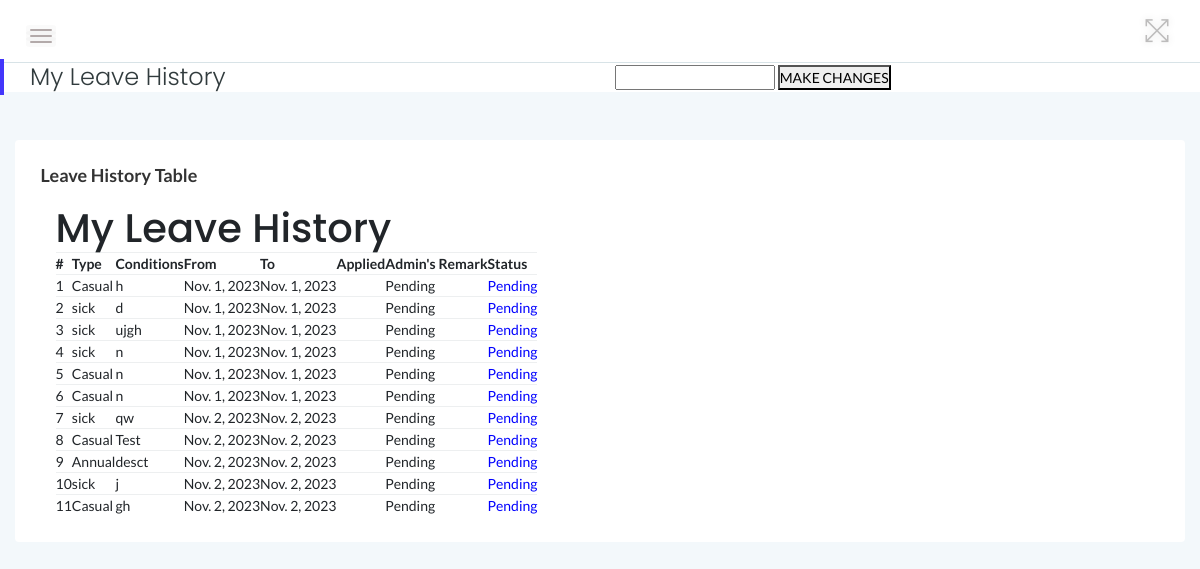
Before: /employee_panel/leave_history/ (signed in) with the older database file.
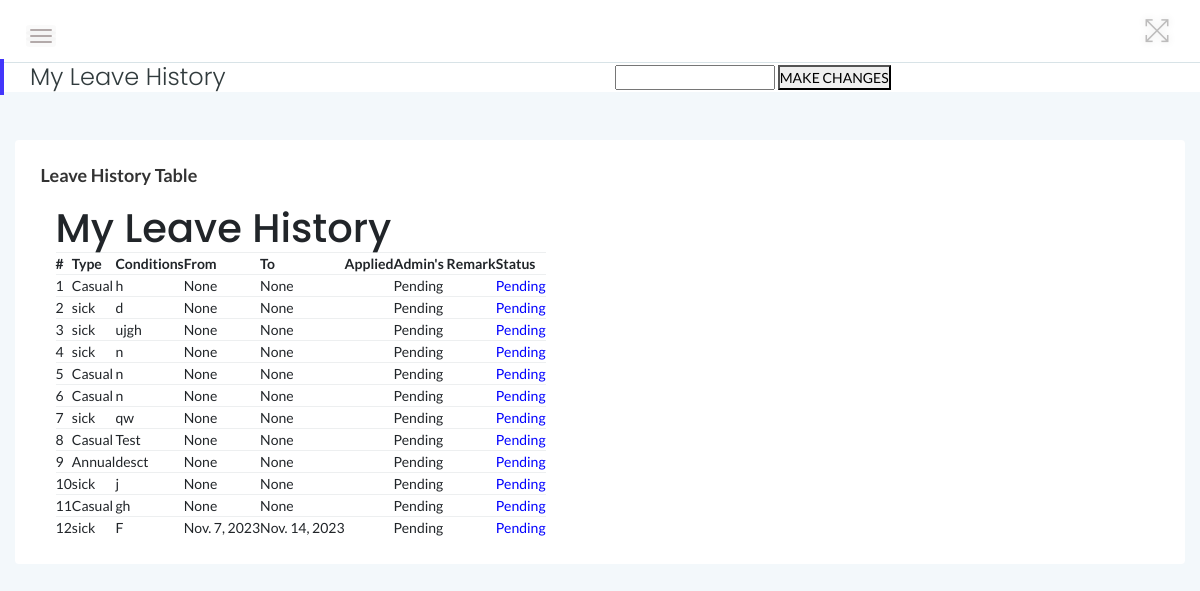
After: the same page with the newer database file.
### myadmin/models.py (models this page shows)
class Leave(models.Model):
    employee = models.ForeignKey(User, on_delete=models.CASCADE)
    leave_type = models.CharField(max_length=100, default='Annual')
    posting_date = models.DateField(auto_now_add=True)
    status = models.CharField(
        max_length=10,
        choices=STATUS_CHOICES,
        default='Pending'
    )
    leavetype = models.CharField(max_length=255, default=None)
    description = models.TextField(default=None)
    fromdate = models.DateField( default=None)
    todate = models.DateField( default=None)
    isread = models.IntegerField(default=0)

### employee_panel/views.py (the view)
# urls.py: path('leave_history/', leave_history, name='leave_history'),
@login_required
def leave_history(request):
    user = request.user
    leave_history = Leave.objects.filter(employee=user.id)
    context = {
        'leave_history': leave_history
    }
    return render(request, 'employee/leave_history.html', context)

### myadmin/templates/employee/leave_history.html (shortened to what this page needs)
{% extends 'employee/main.html' %}
{% block content %}
    <div class="container">
        <h1>My Leave History</h1>
        <table>
            <thead>
                <tr>
                    <th>#</th>
                    <th>Type</th>
                    <th>Conditions</th>
                    <th>From</th>
                    <th>To</th>
                    <th>Applied</th>
                    <th>Admin's Remark</th>
                    <th>Status</th>
                </tr>
            </thead>
            <tbody>
                {% for leave in leave_history %}
                <tr>
                    <td>{{ forloop.counter }}</td>
                    <td>{{ leave.leavetype }}</td>
                    <td>{{ leave.description }}</td>
                    <td>{{ leave.fromdate }}</td>
                    <td>{{ leave.todate }}</td>
                    <td>{{ leave.PostingDate }}</td>
                    <td>
                        {% if leave.AdminRemark %}
                            {{ leave.AdminRemark }} at {{ leave.AdminRemarkDate }}
                        {% else %}
                            Pending
                        {% endif %}
                    </td>
                    <td>
                        {% if leave.status == 1 %}
                            <span style="color: green">Approved</span>
                        {% elif leave.status == 2 %}
                            <span style="color: red">Not Approved</span>
                        {% else %}
                            <span style="color: blue">Pending</span>
                        {% endif %}
                    </td>
                </tr>
                {% endfor %}
            </tbody>
        </table>
    </div>
{% endblock content %}

### myadmin/templates/employee/main.html (shortened to what this page needs)
<!DOCTYPE html>
<html lang="en">
<head>
    {% include 'employee/styles.html' %}
</head>
<body>
{% include 'employee/employee-sidebar.html' %}
{% block content %}
{% endblock content %}
</body>
</html>

### myadmin/templates/employee/styles.html (shortened to what this page needs)
{% load static %}
    <link rel="stylesheet" href="{% static 'css/bootstrap.min.css' %}">
    <link rel="stylesheet" href="{% static 'css/font-awesome.min.css' %}">
    <link rel="stylesheet" href="{% static 'css/themify-icons.css' %}">
    <link rel="stylesheet" href="{% static 'css/metisMenu.css' %}">
    <link rel="stylesheet" href="{% static 'css/owl.carousel.min.css' %}">
    <link rel="stylesheet" href="{% static 'css/slicknav.min.css' %}">
    <link rel="stylesheet" href="https://www.amcharts.com/lib/3/plugins/export/export.css" type="text/css" media="all" />
    <link rel="stylesheet" href="{% static 'css/typography.css' %}">
    <link rel="stylesheet" href="{% static 'css/default-css.css' %}">
    <link rel="stylesheet" href="{% static 'css/styles.css' %}">
    <link rel="stylesheet" href="{% static 'css/responsive.css' %}">

### myadmin/templates/employee/employee-sidebar.html (shortened to what this page needs)
{% load static %}
<div class="page-container">
    <div class="main-content">
        <div class="header-area">
            <div class="row align-items-center">
                <div class="col-md-6 col-sm-8 clearfix">
                    <div class="nav-btn pull-left">
                        <span></span>
                        <span></span>
                        <span></span>
                    </div>
                </div>
                <div class="col-md-6 col-sm-4 clearfix">
                    <ul class="notification-area pull-right">
                        <li id="full-view"><i class="ti-fullscreen"></i></li>
                    </ul>
                </div>
            </div>
        </div>
        <div class="page-title-area">
            <div class="row align-items-center">
                <div class="col-sm-6">
                    <div class="breadcrumbs-area clearfix">
                        <h4 class="page-title pull-left">My Leave History</h4>
                    </div>
                </div>
                <div class="col-sm-6 clearfix">
                    {% include 'employee/update_profile.html' %}
                </div>
            </div>
        </div>
        <div class="main-content-inner">
            <div class="row">
                <div class="col-12 mt-5">
                    <div class="card">
                        <div class="card-body">
                            <h4 class="header-title">Leave History Table</h4>
                            <div class="data-tables">

### myadmin/templates/employee/update_profile.html (shortened to what this page needs)
<!doctype html>
<html class="no-js" lang="en">
<head>
</head>
<body>
    <form method="post">
        <input type="text" name="firstName" value="{{ employee.FirstName }}">
        <button type="submit" name="update">MAKE CHANGES</button>
    </form>
</body>
</html>

### myadmin/templates/employee/footer.html (shortened to what this page needs)
{% load static %}

### static/css/styles.css (style rules this page uses)
.page-container { width: 100%; height: 100%; min-height: 100vh; padding-left: 280px; -webkit-transition: padding-left 0.3s ease 0s; transition: padding-left 0.3s ease 0s; }
.sbar_collapsed.page-container { padding-left: 0; }
.card { border: none; border-radius: 4px; background-color: #fff; -webkit-transition: all 0.3s ease 0s; transition: all 0.3s ease 0s; }
.card-body { padding: 25.6px; padding: 1.6rem; }
.main-content { width: 100%; background: #f3f8fb; }
.main-content-inner { padding: 0 30px 50px; }
.header-area { padding: 15px 30px; background: #fff; border-bottom: 1px solid #d8e3e7; }
.nav-btn { margin: 10px 30px 0 0; cursor: pointer; }
.nav-btn span { display: block; width: 22px; height: 2px; background: #b3aaaa; margin: 4px 0; border-radius: 15px; -webkit-transition: all 0.3s ease 0s; transition: all 0.3s ease 0s; box-shadow: 0 0 0 4px rgba(99, 96, 96, 0.03); }
.nav-btn span:nth-child(2) { opacity: 0; }
.nav-btn span:first-child { -webkit-transform: rotate(45deg) translate(5px, 5px); transform: rotate(45deg) translate(5px, 5px); }
.nav-btn span:last-child { -webkit-transform: rotate(-45deg) translate(3px, -3px); transform: rotate(-45deg) translate(3px, -3px); }
.sbar_collapsed .nav-btn span { transform: none; opacity: 1; }
.notification-area { -webkit-user-select: none; -moz-user-select: none; -ms-user-select: none; user-select: none; position: relative; z-index: 1; }
.notification-area li { display: inline-block; margin-left: 20px; cursor: pointer; -webkit-user-select: none; -moz-user-select: none; -ms-user-select: none; user-select: none; }
.notification-area li > i { font-size: 26px; color: #bdbcbc; vertical-align: middle; text-shadow: 0 0 8px rgba(0, 0, 0, 0.12); -webkit-transition: color 0.3s ease 0s; transition: color 0.3s ease 0s; }
.notification-area li#full-view { display: inline-block; }
.page-title-area { padding: 0 30px; background: #fff; position: relative; }
.page-title-area:before { content: ""; position: absolute; left: 0; top: 50%; width: 4px; height: 36px; background: var(--primary-color); -webkit-transform: translateY(-50%); transform: translateY(-50%); }
.page-title { font-size: 24px; font-weight: 300; color: #313b3d; letter-spacing: 0; margin-right: 30px; }
.header-title { font-family: "Lato", sans-serif; font-size: 18px; font-weight: 600; letter-spacing: 0; color: #333; text-transform: capitalize; margin-bottom: 17px; }
table tr th { border-bottom: none; }
table tr th, table tr td { border-top: 1px solid rgba(120, 130, 140, 0.13) !important; }

Changed rows visible on the page:
changed Leave (number 1 of 12 on the later page): fromdate "Nov. 1, 2023" → "None"; todate "Nov. 1, 2023" → "None"
changed Leave (number 2 of 12 on the later page): fromdate "Nov. 1, 2023" → "None"; todate "Nov. 1, 2023" → "None"
changed Leave "ujgh": fromdate "Nov. 1, 2023" → "None"; todate "Nov. 1, 2023" → "None"
changed Leave (number 4 of 12 on the later page): fromdate "Nov. 1, 2023" → "None"; todate "Nov. 1, 2023" → "None"
changed Leave (number 5 of 12 on the later page): fromdate "Nov. 1, 2023" → "None"; todate "Nov. 1, 2023" → "None"
changed Leave (number 6 of 12 on the later page): fromdate "Nov. 1, 2023" → "None"; todate "Nov. 1, 2023" → "None"
changed Leave "qw": fromdate "Nov. 2, 2023" → "None"; todate "Nov. 2, 2023" → "None"
changed Leave "Test": fromdate "Nov. 2, 2023" → "None"; todate "Nov. 2, 2023" → "None"
changed Leave "Annual": fromdate "Nov. 2, 2023" → "None"; todate "Nov. 2, 2023" → "None"
changed Leave (number 10 of 12 on the later page): fromdate "Nov. 2, 2023" → "None"; todate "Nov. 2, 2023" → "None"
changed Leave "gh": fromdate "Nov. 2, 2023" → "None"; todate "Nov. 2, 2023" → "None"
added Leave: leavetype "sick", description "F", fromdate "Nov. 7, 2023", todate "Nov. 14, 2023", status "Pending"
